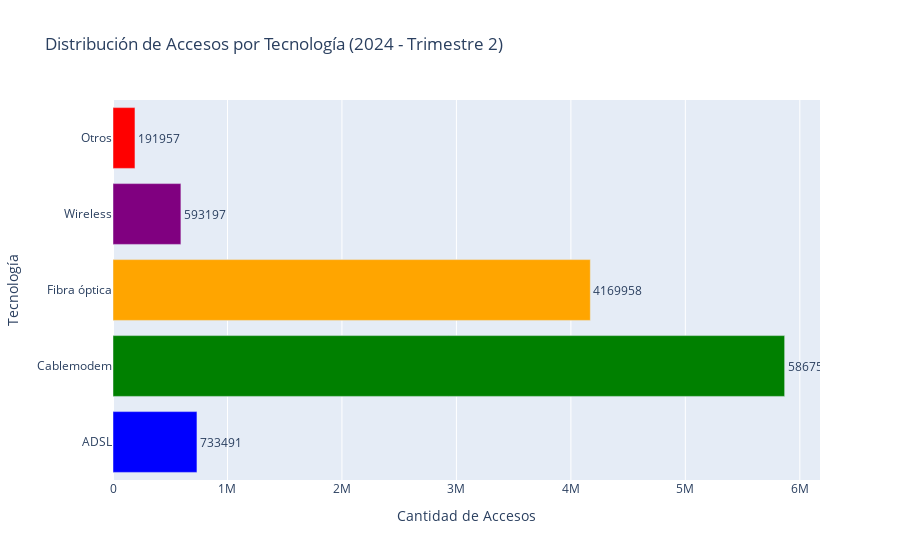

This figure's notebook cell:
### Markdown cell above
## Distribución de Accesos por tecnología según el año y trimestre

Cablemodem y Fibra óptica dominan el mercado de accesos a internet, lo que refleja una madurez tecnológica en la infraestructura de red.
ADSL está quedando obsoleto, mientras que Wireless y "Otros" tienen participación residual, probablemente en mercados específicos o regiones con limitaciones tecnológicas.
Es probable que en los próximos años la fibra óptica supere a Cablemodem en participación, impulsada por su capacidad de satisfacer las crecientes demandas de velocidad y confiabilidad.

### Code cell
from graficos import GraficoAccesosPorTecnologia

grafico_tecnologia = GraficoAccesosPorTecnologia(dataframes["Totales Accesos Por Tecnología"])
grafico_tecnologia.display()

### Figure 1 — Plotly figure (JSON) as saved in the notebook; plotly's stock layout.template omitted (floating-point values rounded to 4 significant figures)
{"data": [{"alignmentgroup": "True", "hovertemplate": "Cantidad de Accesos=%{x}<br>Tecnología=%{y}<br>text=%{text}<extra></extra>", "legendgroup": "", "marker": {"color": ["blue", "green", "orange", "purple", "red"], "pattern": {"shape": ""}}, "name": "", "offsetgroup": "", "orientation": "h", "showlegend": false, "text": [733491, 5867504, 4169958, 593197, 191957], "textposition": "outside", "type": "bar", "x": [733491, 5867504, 4169958, 593197, 191957], "xaxis": "x", "y": ["ADSL", "Cablemodem", "Fibra óptica", "Wireless", "Otros"], "yaxis": "y"}], "layout": {"barmode": "relative", "legend": {"tracegroupgap": 0}, "title": {"text": "Distribución de Accesos por Tecnología (2024 - Trimestre 2)"}, "xaxis": {"anchor": "y", "domain": [0, 1], "title": {"text": "Cantidad de Accesos"}}, "yaxis": {"anchor": "x", "domain": [0, 1], "title": {"text": "Tecnología"}}}}
